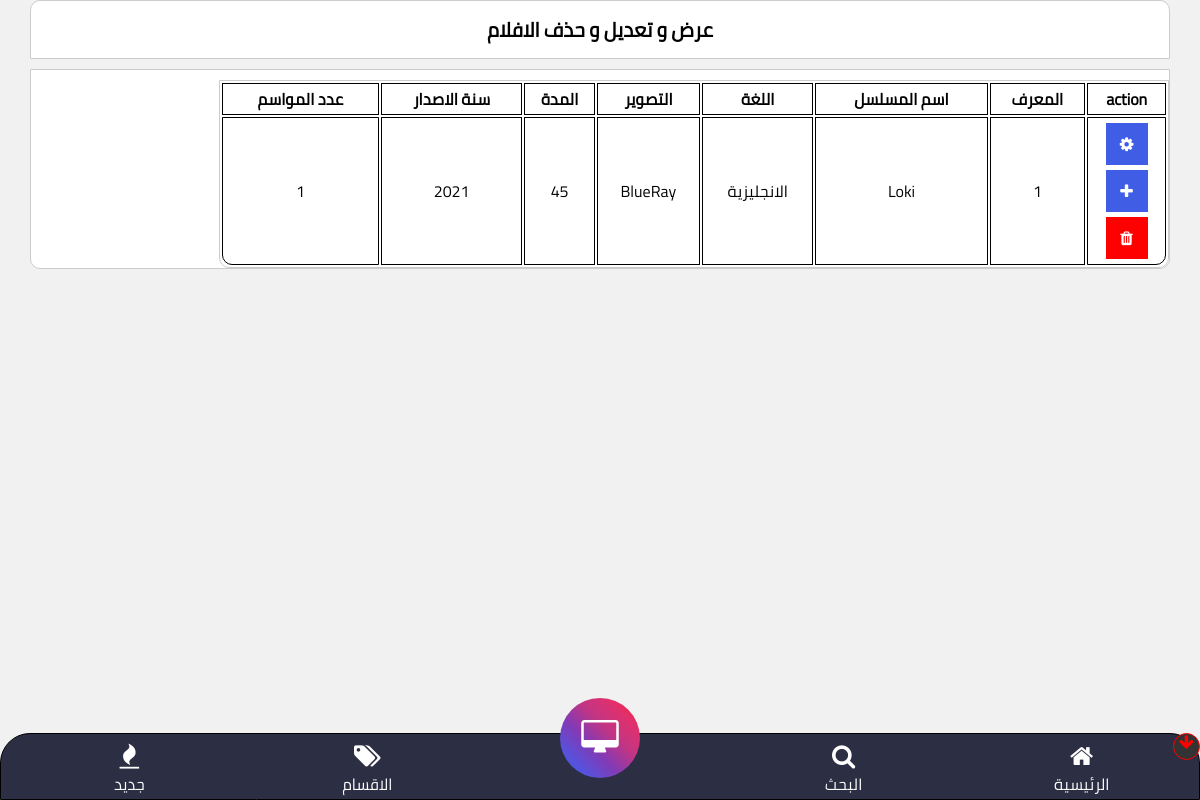
/controls/sh-series.php (signed in), run on the app's committed database.
### tables this page shows
CREATE TABLE `series` (
  `ID` int(8) NOT NULL,
  `SeriesName1` varchar(100) NOT NULL,
  `SeriesName2` varchar(100) NOT NULL,
  `SeriesCover` text NOT NULL,
  `SeriesPage` text NOT NULL,
  `SeriesStory` text NOT NULL,
  `SeriesYear` int(4) NOT NULL,
  `SeriesLang` varchar(100) NOT NULL,
  `SeriesCountry` varchar(100) NOT NULL,
  `SeriesQuality` varchar(6) NOT NULL,
  `VedioQuality` varchar(20) NOT NULL,
  `SeriesLength` varchar(10) NOT NULL,
  `SeriesTrans` text NOT NULL,
  `CatName` varchar(50) NOT NULL,
  `actor1` varchar(100) NOT NULL,
  `actor2` varchar(100) NOT NULL,
  `actor3` varchar(100) NOT NULL,
  `actor4` varchar(100) NOT NULL,
  `SeriesTrai` text NOT NULL,
  `SeriesSeasons` int(5) NOT NULL,
  `IMDBRate` varchar(5) NOT NULL
);

### controls/sh-series.php (the view, shortened to what this page needs)
<?php
require_once '../config.php';
include_once '../bottom-nav.php';
$sqlselect = "SELECT * FROM series";
$result = mysqli_query($conn, $sqlselect);
if ($result->num_rows > 0) {
  echo '
  <div class="cont">
  <p class="title">عرض و تعديل و حذف الافلام</p>
  <div class="table-box">
    <table>
      <tr>
        <th>action</th>
        <th>المعرف</th>
        <th>اسم المسلسل</th>
        <th>اللغة</th>
        <th>التصوير</th>
        <th>المدة</th>
        <th>سنة الاصدار</th>
        <th>عدد المواسم</th>
      </tr>
  ';
  while ($row = $result->fetch_assoc()) {
    echo '
    <tr>
    <td>
      <span><a href="edit-series.php?' . $row['ID'] . '"><i class="fa fa-cog"></a></i></span>
      <span><a href="add-epsode.php?' . $row['ID'] . '"><i class="fa fa-plus"></i></a></span>
      <span><a href="delete-series.php?' . $row['ID'] . '"><i class="fa fa-trash"></i></a></span>
    </td>
    <td>' . $row['ID'] .  '</td>
    <td>' . $row['SeriesName1'] . '</td>
    <td>' . $row['SeriesLang'] . '</td>
    <td>' . $row['VedioQuality'] . '</td>
    <td>' . $row['SeriesLength'] . '</td>
    <td>' . $row['SeriesYear'] . '</td>
    <td>' . $row['SeriesSeasons'] . '</td>
  </tr>
    ';
  }
  echo '
      </table>
    </div>
  </div>
    ';
}
?>
<!DOCTYPE html>
<html lang="en">
<head>
  <link rel="stylesheet" href="css/sh-series.css">
</head>
<body>
</body>
</html>

### controls/css/normal.css (style rules this page uses)
html { line-height: 1.15; -webkit-text-size-adjust: 100%; }
body { margin: 0; }
a { background-color: transparent; }

### controls/css/sh-series.css (style rules this page uses)
body { background-color: #f1f1f1; direction: rtl; margin-bottom: 80px; }
.cont { width: 95%; margin: auto; }
.title { padding: 10px 0; text-align: center; font-weight: bold; font-size: 20px; border-top-right-radius: 10px; border-top-left-radius: 10px; border: 1px solid #ccc; background-color: #fff; }
table { margin-top: 10px; border: 1px solid #ccc; background-color: #fff; border-bottom-right-radius: 10px; border-bottom-left-radius: 10px; width: 100%; text-align: center; overflow: scroll; width: 950px; }
.table-box { margin-top: 10px; overflow: scroll; border: 1px solid #ccc; background-color: #fff; border-bottom-right-radius: 10px; border-bottom-left-radius: 10px; }
table td { border: 1px solid #000; }
table th { border: 1px solid #000; }
table tr:last-of-type td:last-of-type { border-bottom-left-radius: 10px; }
table tr:last-of-type td:first-of-type { border-bottom-right-radius: 10px; }
table td span { display: block; width: 40px; margin: 5px auto; height: 40px; line-height: 40px; background-color: #405de6; border: 1px solid #405de6; color: #fff; cursor: pointer; transition: all .3s; }
table td span a { color: #fff; display: block; width: 100%; height: 100%; }
table td span a i { line-height: 40px !important; }
table td span:last-of-type { background-color: #f00; border: 1px solid #f00; transition: all .3s; }

### bottom-nav.php (style rules this page uses)
* { padding: 0; margin: 0; }
html { line-height: unset; }
body { font-family: cairo, Arial, Helvetica, sans-serif; }
a { text-decoration: none; }

### data on the page
series: ID "1", SeriesName1 "Loki", SeriesLang "الانجليزية", VedioQuality "BlueRay", SeriesLength "45", SeriesYear "2021", SeriesSeasons "1"
